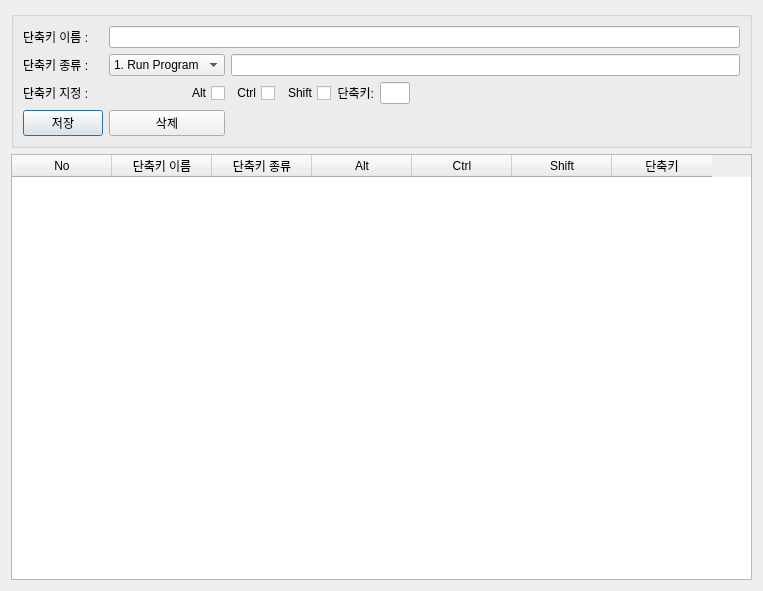
<?xml version="1.0" encoding="UTF-8"?>
<ui version="4.0">
 <class>Dialog</class>
 <widget class="QDialog" name="Dialog">
  <property name="geometry">
   <rect>
    <x>0</x>
    <y>0</y>
    <width>763</width>
    <height>591</height>
   </rect>
  </property>
  <property name="windowTitle">
   <string>파일명 일괄변경</string>
  </property>
  <property name="windowIcon">
   <iconset>
    <normaloff>../img/rename.png</normaloff>../img/rename.png</iconset>
  </property>
  <layout class="QVBoxLayout" name="verticalLayout">
   <item>
    <widget class="QGroupBox" name="groupBox">
     <property name="minimumSize">
      <size>
       <width>0</width>
       <height>100</height>
      </size>
     </property>
     <property name="title">
      <string/>
     </property>
     <layout class="QGridLayout" name="gridLayout">
      <item row="2" column="0">
       <widget class="QLabel" name="label_4">
        <property name="text">
         <string>단축키 지정 :</string>
        </property>
       </widget>
      </item>
      <item row="1" column="1">
       <widget class="QComboBox" name="cboScDiv">
        <item>
         <property name="text">
          <string>1. Run Program</string>
         </property>
        </item>
        <item>
         <property name="text">
          <string>2. Clipboard</string>
         </property>
        </item>
       </widget>
      </item>
      <item row="2" column="4">
       <widget class="QLabel" name="label">
        <property name="text">
         <string>단축키:</string>
        </property>
        <property name="alignment">
         <set>Qt::AlignRight|Qt::AlignTrailing|Qt::AlignVCenter</set>
        </property>
       </widget>
      </item>
      <item row="2" column="3">
       <widget class="QCheckBox" name="chkShift">
        <property name="layoutDirection">
         <enum>Qt::RightToLeft</enum>
        </property>
        <property name="text">
         <string>Shift</string>
        </property>
       </widget>
      </item>
      <item row="1" column="0">
       <widget class="QLabel" name="label_3">
        <property name="text">
         <string>단축키 종류 :</string>
        </property>
       </widget>
      </item>
      <item row="2" column="5">
       <widget class="QLineEdit" name="txtShortCut">
        <property name="maximumSize">
         <size>
          <width>30</width>
          <height>16777215</height>
         </size>
        </property>
       </widget>
      </item>
      <item row="2" column="1">
       <widget class="QCheckBox" name="chkAlt">
        <property name="layoutDirection">
         <enum>Qt::RightToLeft</enum>
        </property>
        <property name="text">
         <string>Alt</string>
        </property>
       </widget>
      </item>
      <item row="2" column="2">
       <widget class="QCheckBox" name="chkCtrl">
        <property name="layoutDirection">
         <enum>Qt::RightToLeft</enum>
        </property>
        <property name="text">
         <string>Ctrl</string>
        </property>
       </widget>
      </item>
      <item row="0" column="0">
       <widget class="QLabel" name="label_2">
        <property name="text">
         <string>단축키 이름 :</string>
        </property>
       </widget>
      </item>
      <item row="5" column="2" colspan="3">
       <spacer name="horizontalSpacer_2">
        <property name="orientation">
         <enum>Qt::Horizontal</enum>
        </property>
        <property name="sizeHint" stdset="0">
         <size>
          <width>40</width>
          <height>20</height>
         </size>
        </property>
       </spacer>
      </item>
      <item row="5" column="0">
       <widget class="QPushButton" name="btnSave">
        <property name="text">
         <string>저장</string>
        </property>
       </widget>
      </item>
      <item row="5" column="1">
       <widget class="QPushButton" name="btnDelete">
        <property name="text">
         <string>삭제</string>
        </property>
       </widget>
      </item>
      <item row="0" column="1" colspan="7">
       <widget class="QLineEdit" name="txtScName"/>
      </item>
      <item row="1" column="2" colspan="6">
       <widget class="QLineEdit" name="txtBody"/>
      </item>
      <item row="2" column="6">
       <spacer name="horizontalSpacer">
        <property name="orientation">
         <enum>Qt::Horizontal</enum>
        </property>
        <property name="sizeHint" stdset="0">
         <size>
          <width>40</width>
          <height>20</height>
         </size>
        </property>
       </spacer>
      </item>
     </layout>
    </widget>
   </item>
   <item>
    <widget class="QTableWidget" name="tblFiles">
     <column>
      <property name="text">
       <string>No</string>
      </property>
     </column>
     <column>
      <property name="text">
       <string>단축키 이름</string>
      </property>
     </column>
     <column>
      <property name="text">
       <string>단축키 종류</string>
      </property>
     </column>
     <column>
      <property name="text">
       <string>Alt</string>
      </property>
     </column>
     <column>
      <property name="text">
       <string>Ctrl</string>
      </property>
     </column>
     <column>
      <property name="text">
       <string>Shift</string>
      </property>
     </column>
     <column>
      <property name="text">
       <string>단축키</string>
      </property>
     </column>
    </widget>
   </item>
   <item>
    <layout class="QGridLayout" name="gridLayout_3"/>
   </item>
  </layout>
 </widget>
 <resources/>
 <connections/>
</ui>
